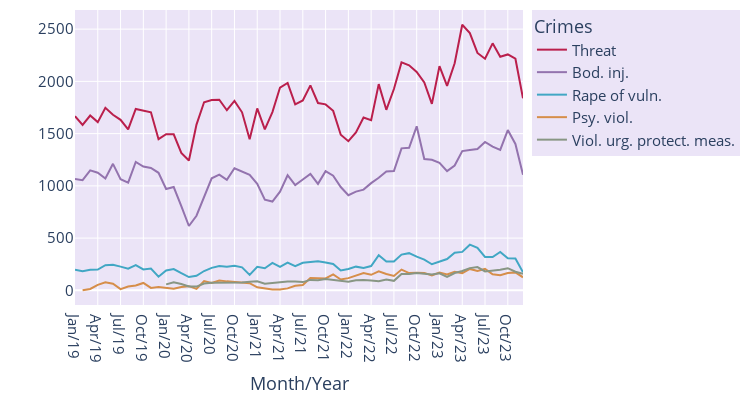

The notebook cell saved with this chart:
### Code cell
fig = px.line(agrupado_mes_ordenado, x='mes_ano', y='ocorrencias', color='consolidado', 
              labels={"ocorrencias": "Ocorrências", "mes_ano": "Month/Year", "consolidado": "Crimes"},
              height=400, width=750, color_discrete_sequence=custom_palette)

fig.update_layout(margin=dict(l=10, r=10, t=10, b=10), font=dict(size=15),
    plot_bgcolor='#ebe4f7',
    paper_bgcolor='white', 
    legend=dict(bgcolor='#ebe4f7')

        
)
fig.update_traces(mode='lines')

fig.update_yaxes(title='')
#fig.write_image("imagens/frequencia_crimes_mes.jpeg", format="jpeg", scale=5)

fig.show()
#fig.write_image("imagens_svg/freq_por_mes_dos_crimes.svg")

### Figure 1 — Plotly figure (JSON) as saved in the notebook; plotly's stock layout.template omitted (floating-point values rounded to 4 significant figures)
{"data": [{"hovertemplate": "Crimes=Threat<br>Month/Year=%{x}<br>Ocorrências=%{y}<extra></extra>", "legendgroup": "Threat", "line": {"color": "#BA1F4C", "dash": "solid"}, "marker": {"symbol": "circle"}, "mode": "lines", "name": "Threat", "orientation": "v", "showlegend": true, "type": "scatter", "x": ["Jan/19", "Feb/19", "Mar/19", "Apr/19", "May/19", "Jun/19", "Jul/19", "Aug/19", "Sep/19", "Oct/19", "Nov/19", "Dec/19", "Jan/20", "Feb/20", "Mar/20", "Apr/20", "May/20", "Jun/20", "Jul/20", "Aug/20", "Sep/20", "Oct/20", "Nov/20", "Dec/20", "Jan/21", "Feb/21", "Mar/21", "Apr/21", "May/21", "Jun/21", "Jul/21", "Aug/21", "Sep/21", "Oct/21", "Nov/21", "Dec/21", "Jan/22", "Feb/22", "Mar/22", "Apr/22", "May/22", "Jun/22", "Jul/22", "Aug/22", "Sep/22", "Oct/22", "Nov/22", "Dec/22", "Jan/23", "Feb/23", "Mar/23", "Apr/23", "May/23", "Jun/23", "Jul/23", "Aug/23", "Sep/23", "Oct/23", "Nov/23", "Dec/23"], "xaxis": "x", "y": [1667, 1584, 1673, 1610, 1747, 1681, 1632, 1540, 1736, 1720, 1704, 1447, 1495, 1494, 1316, 1243, 1586, 1800, 1821, 1824, 1724, 1813, 1704, 1447, 1741, 1541, 1706, 1941, 1985, 1780, 1817, 1962, 1793, 1780, 1718, 1489, 1428, 1512, 1654, 1628, 1974, 1728, 1927, 2182, 2154, 2091, 1990, 1785, 2145, 1957, 2173, 2542, 2462, 2272, 2217, 2364, 2236, 2258, 2217, 1839], "yaxis": "y"}, {"hovertemplate": "Crimes=Bod. inj.<br>Month/Year=%{x}<br>Ocorrências=%{y}<extra></extra>", "legendgroup": "Bod. inj.", "line": {"color": "#9373AE", "dash": "solid"}, "marker": {"symbol": "circle"}, "mode": "lines", "name": "Bod. inj.", "orientation": "v", "showlegend": true, "type": "scatter", "x": ["Jan/19", "Feb/19", "Mar/19", "Apr/19", "May/19", "Jun/19", "Jul/19", "Aug/19", "Sep/19", "Oct/19", "Nov/19", "Dec/19", "Jan/20", "Feb/20", "Mar/20", "Apr/20", "May/20", "Jun/20", "Jul/20", "Aug/20", "Sep/20", "Oct/20", "Nov/20", "Dec/20", "Jan/21", "Feb/21", "Mar/21", "Apr/21", "May/21", "Jun/21", "Jul/21", "Aug/21", "Sep/21", "Oct/21", "Nov/21", "Dec/21", "Jan/22", "Feb/22", "Mar/22", "Apr/22", "May/22", "Jun/22", "Jul/22", "Aug/22", "Sep/22", "Oct/22", "Nov/22", "Dec/22", "Jan/23", "Feb/23", "Mar/23", "Apr/23", "May/23", "Jun/23", "Jul/23", "Aug/23", "Sep/23", "Oct/23", "Nov/23", "Dec/23"], "xaxis": "x", "y": [1067, 1055, 1148, 1126, 1070, 1211, 1063, 1031, 1229, 1185, 1171, 1125, 970, 989, 806, 616, 714, 902, 1072, 1108, 1057, 1168, 1138, 1106, 1020, 868, 850, 945, 1102, 1007, 1061, 1115, 1019, 1141, 1098, 989, 911, 945, 964, 1026, 1077, 1138, 1142, 1359, 1365, 1570, 1257, 1250, 1220, 1141, 1195, 1333, 1344, 1353, 1420, 1375, 1344, 1534, 1401, 1106], "yaxis": "y"}, {"hovertemplate": "Crimes=Rape of vuln.<br>Month/Year=%{x}<br>Ocorrências=%{y}<extra></extra>", "legendgroup": "Rape of vuln.", "line": {"color": "#41A7C4", "dash": "solid"}, "marker": {"symbol": "circle"}, "mode": "lines", "name": "Rape of vuln.", "orientation": "v", "showlegend": true, "type": "scatter", "x": ["Jan/19", "Feb/19", "Mar/19", "Apr/19", "May/19", "Jun/19", "Jul/19", "Aug/19", "Sep/19", "Oct/19", "Nov/19", "Dec/19", "Jan/20", "Feb/20", "Mar/20", "Apr/20", "May/20", "Jun/20", "Jul/20", "Aug/20", "Sep/20", "Oct/20", "Nov/20", "Dec/20", "Jan/21", "Feb/21", "Mar/21", "Apr/21", "May/21", "Jun/21", "Jul/21", "Aug/21", "Sep/21", "Oct/21", "Nov/21", "Dec/21", "Jan/22", "Feb/22", "Mar/22", "Apr/22", "May/22", "Jun/22", "Jul/22", "Aug/22", "Sep/22", "Oct/22", "Nov/22", "Dec/22", "Jan/23", "Feb/23", "Mar/23", "Apr/23", "May/23", "Jun/23", "Jul/23", "Aug/23", "Sep/23", "Oct/23", "Nov/23", "Dec/23"], "xaxis": "x", "y": [197, 184, 198, 199, 241, 245, 227, 208, 242, 200, 208, 131, 191, 204, 164, 127, 140, 185, 215, 232, 227, 235, 220, 148, 226, 212, 263, 224, 265, 232, 264, 272, 278, 267, 253, 191, 204, 227, 215, 233, 336, 275, 276, 342, 356, 323, 295, 250, 278, 300, 360, 368, 437, 406, 320, 319, 367, 306, 305, 173], "yaxis": "y"}, {"hovertemplate": "Crimes=Psy. viol.<br>Month/Year=%{x}<br>Ocorrências=%{y}<extra></extra>", "legendgroup": "Psy. viol.", "line": {"color": "#D68E4A", "dash": "solid"}, "marker": {"symbol": "circle"}, "mode": "lines", "name": "Psy. viol.", "orientation": "v", "showlegend": true, "type": "scatter", "x": ["Feb/19", "Mar/19", "Apr/19", "May/19", "Jun/19", "Jul/19", "Aug/19", "Sep/19", "Oct/19", "Nov/19", "Dec/19", "Jan/20", "Feb/20", "Mar/20", "Apr/20", "May/20", "Jun/20", "Jul/20", "Aug/20", "Sep/20", "Oct/20", "Nov/20", "Dec/20", "Jan/21", "Feb/21", "Mar/21", "Apr/21", "May/21", "Jun/21", "Jul/21", "Aug/21", "Sep/21", "Oct/21", "Nov/21", "Dec/21", "Jan/22", "Feb/22", "Mar/22", "Apr/22", "May/22", "Jun/22", "Jul/22", "Aug/22", "Sep/22", "Oct/22", "Nov/22", "Dec/22", "Jan/23", "Feb/23", "Mar/23", "Apr/23", "May/23", "Jun/23", "Jul/23", "Aug/23", "Sep/23", "Oct/23", "Nov/23", "Dec/23"], "xaxis": "x", "y": [1, 13, 53, 78, 63, 12, 36, 46, 71, 23, 33, 27, 16, 32, 40, 14, 89, 71, 94, 86, 82, 73, 69, 29, 19, 9, 8, 19, 44, 52, 118, 114, 114, 152, 104, 117, 141, 166, 149, 182, 157, 138, 199, 165, 169, 167, 142, 171, 153, 178, 164, 205, 185, 205, 154, 145, 165, 172, 125], "yaxis": "y"}, {"hovertemplate": "Crimes=Viol. urg. protect. meas.<br>Month/Year=%{x}<br>Ocorrências=%{y}<extra></extra>", "legendgroup": "Viol. urg. protect. meas.", "line": {"color": "#889684", "dash": "solid"}, "marker": {"symbol": "circle"}, "mode": "lines", "name": "Viol. urg. protect. meas.", "orientation": "v", "showlegend": true, "type": "scatter", "x": ["Jan/20", "Feb/20", "Mar/20", "Apr/20", "May/20", "Jun/20", "Jul/20", "Aug/20", "Sep/20", "Oct/20", "Nov/20", "Dec/20", "Jan/21", "Feb/21", "Mar/21", "Apr/21", "May/21", "Jun/21", "Jul/21", "Aug/21", "Sep/21", "Oct/21", "Nov/21", "Dec/21", "Jan/22", "Feb/22", "Mar/22", "Apr/22", "May/22", "Jun/22", "Jul/22", "Aug/22", "Sep/22", "Oct/22", "Nov/22", "Dec/22", "Jan/23", "Feb/23", "Mar/23", "Apr/23", "May/23", "Jun/23", "Jul/23", "Aug/23", "Sep/23", "Oct/23", "Nov/23", "Dec/23"], "xaxis": "x", "y": [57, 78, 61, 37, 36, 65, 73, 73, 80, 73, 76, 82, 86, 63, 70, 82, 84, 84, 79, 100, 97, 109, 100, 95, 82, 96, 100, 95, 87, 103, 91, 157, 157, 166, 159, 151, 163, 129, 166, 185, 213, 223, 181, 187, 197, 212, 178, 158], "yaxis": "y"}], "layout": {"font": {"size": 15}, "height": 400, "legend": {"bgcolor": "#ebe4f7", "title": {"text": "Crimes"}, "tracegroupgap": 0}, "margin": {"b": 10, "l": 10, "r": 10, "t": 10}, "paper_bgcolor": "white", "plot_bgcolor": "#ebe4f7", "width": 750, "xaxis": {"anchor": "y", "domain": [0, 1], "title": {"text": "Month/Year"}}, "yaxis": {"anchor": "x", "domain": [0, 1], "title": {"text": ""}}}}
